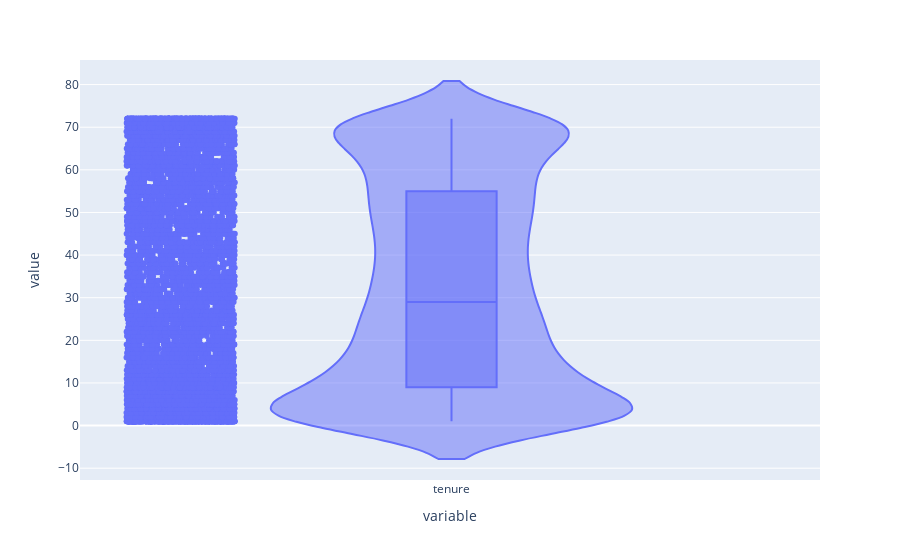

The notebook cell this image was saved under:
### Code cell
px.violin(data["tenure"],box = True, points = "all")

### Figure 1 — Plotly figure (JSON) as saved in the notebook; plotly's stock layout.template omitted (floating-point values rounded to 4 significant figures; data arrays with more than 128 entries replaced by an {"elided": "..."} marker saying what was removed)
{"data": [{"alignmentgroup": "True", "box": {"visible": true}, "hovertemplate": "variable=%{x}<br>value=%{y}<extra></extra>", "legendgroup": "", "marker": {"color": "#636efa"}, "name": "", "offsetgroup": "", "orientation": "v", "points": "all", "scalegroup": "True", "showlegend": false, "type": "violin", "x": {"elided": "7032 str values"}, "x0": " ", "xaxis": "x", "y": {"elided": "7032 int values"}, "y0": " ", "yaxis": "y"}], "layout": {"legend": {"tracegroupgap": 0}, "margin": {"t": 60}, "violinmode": "group", "xaxis": {"anchor": "y", "domain": [0, 1], "title": {"text": "variable"}}, "yaxis": {"anchor": "x", "domain": [0, 1], "title": {"text": "value"}}}}
